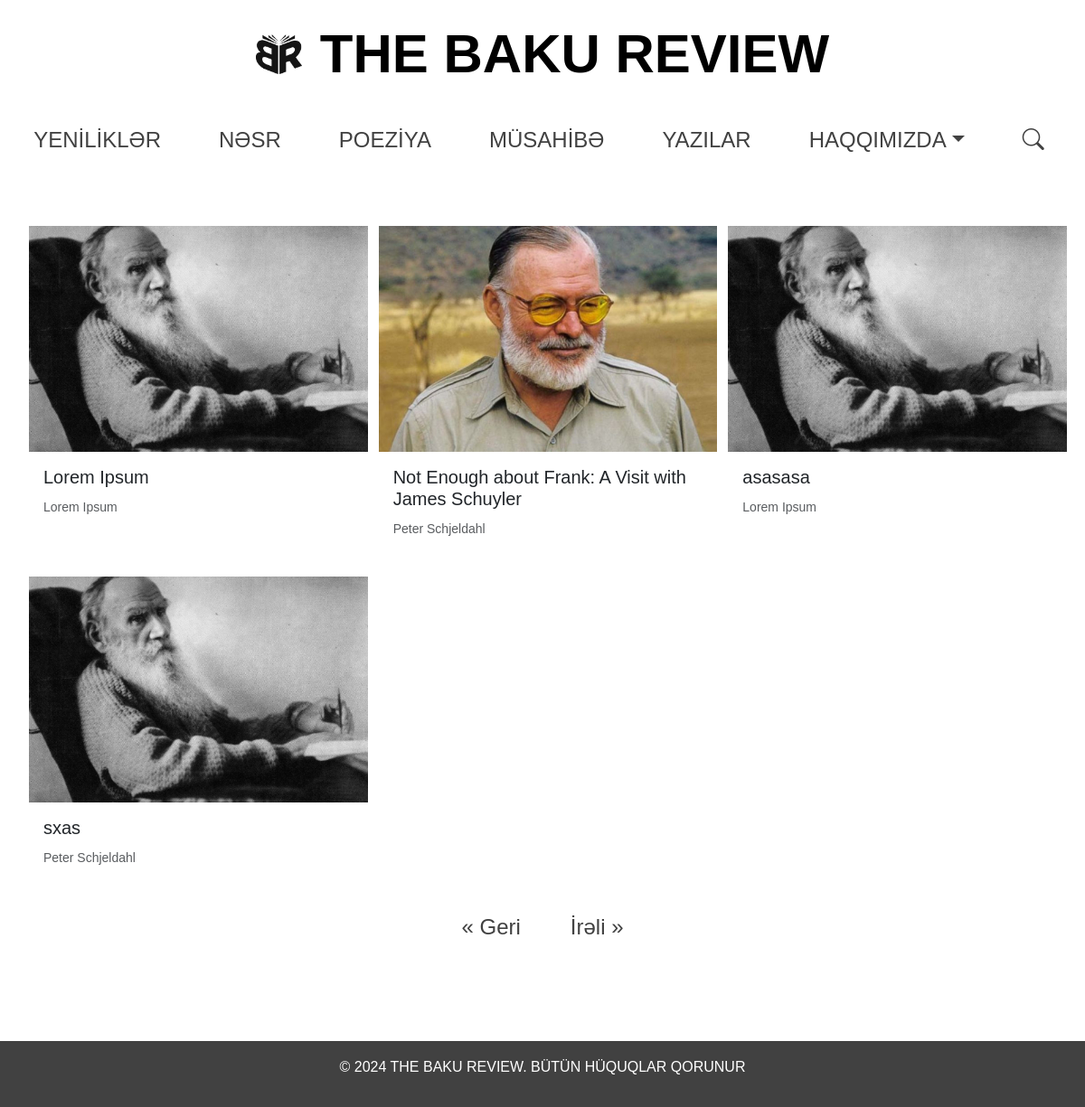
The page /fiction/ on the database as committed earlier.
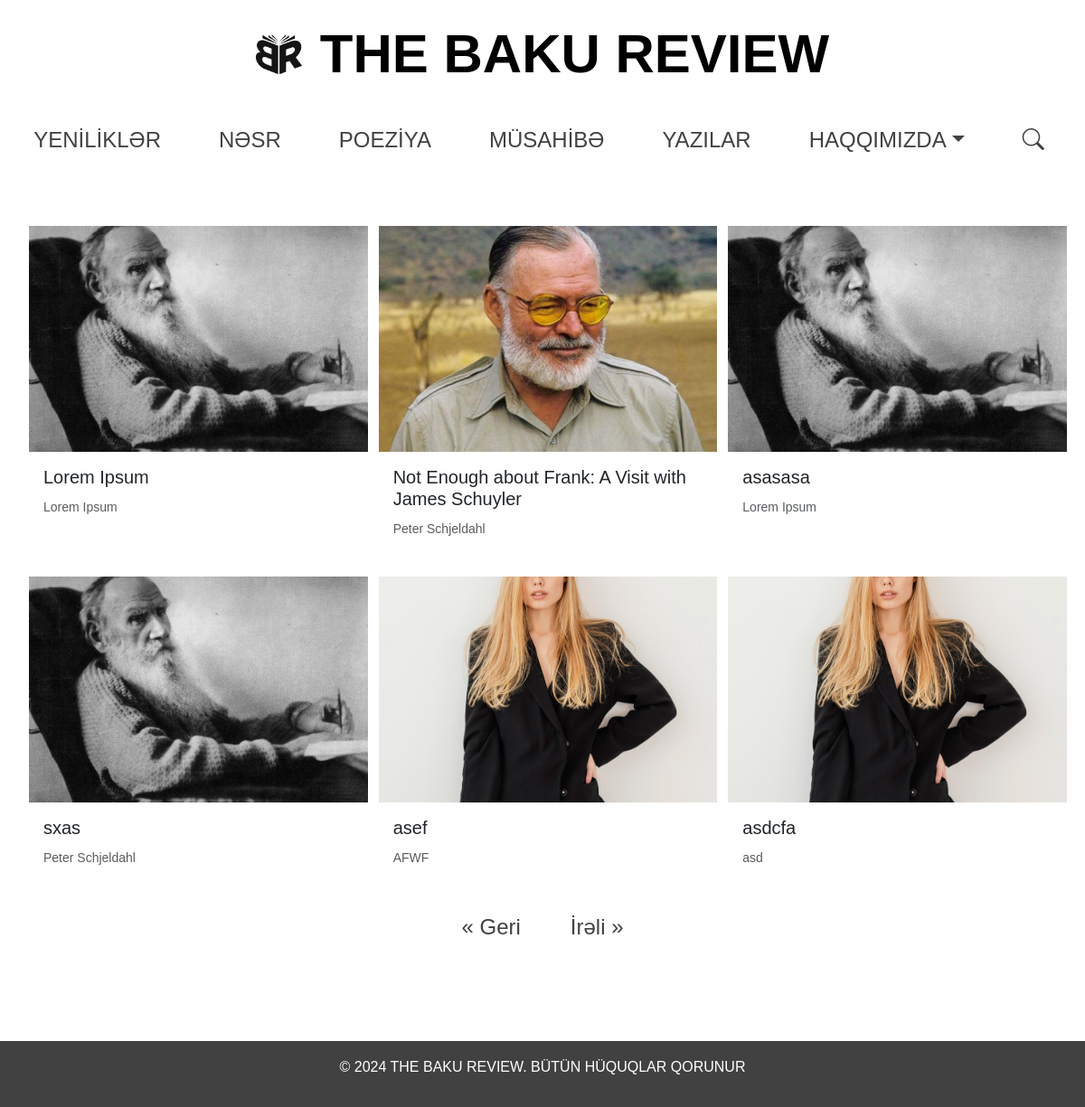
The same page on the database as committed later.
### core/models.py (models this page shows, shortened)
class Prose(models.Model):
    title = models.CharField(max_length=200, db_index=True)
    content = models.TextField(db_index=True)
    image = models.ImageField(upload_to="news_images/")
    author = models.CharField(max_length=100, db_index=True)
    is_active = models.BooleanField(default=True)
    created_at = models.DateTimeField(auto_now_add=True)
    class Meta:
        verbose_name = "Nəsr"
        verbose_name_plural = "Nəsr"
        indexes = [
            models.Index(fields=["title", "author"]),
        ]

### core/views.py (the view)
# urls.py: path("fiction/", views.prose_list, name="prose_list"),
def prose_list(request):
    prose_list = Prose.objects.filter(is_active=True)
    context = {"prose_list": prose_list}
    return render(request, "prose_list.html", context)

### templates/prose_list.html (shortened to what this page needs)
{% extends 'base.html' %}
{% load static %}
{% block content %}
<main class="container mt-4">
    <div class="row">
        {% for prose in prose_list %}
        <div class="col-md-4 mb-4">
            <a href="{% url 'prose_detail' prose.id %}" class="card prose-card" style="height: 100%; text-decoration: none; color: inherit; border: none;">
                <img src="{{ prose.image.url }}" class="card-img-top" alt="Nəsr Fotoğrafı">
                <div class="card-body">
                    <h5 class="card-title">{{ prose.title }}</h5>
                    <p class="card-text"><small class="text-muted">{{ prose.author }}</small></p>
                </div>
            </a>
        </div>
        {% endfor %}
    </div>
    <nav aria-label="Page navigation">
        <ul class="pagination justify-content-center">
            <li class="page-item">
                <a class="page-link" href="#" aria-label="Previous">
                    <span aria-hidden="true">&laquo; Geri</span>
                </a>
            </li>
            <li class="page-item">
                <a class="page-link" href="#" aria-label="Next">
                    <span aria-hidden="true">İrəli &raquo;</span>
                </a>
            </li>
        </ul>
    </nav>
</main>
{% endblock %}

### templates/base.html (shortened to what this page needs)
{% load static %}
<!DOCTYPE html>
<html lang="en">
<head>
    <link href="https://cdn.jsdelivr.net/npm/bootstrap@5.3.0/dist/css/bootstrap.min.css" rel="stylesheet">
    <link rel="stylesheet" href="{% static 'css/styles.css' %}">
    <link rel="stylesheet" href="https://cdn.jsdelivr.net/npm/bootstrap-icons@1.10.5/font/bootstrap-icons.css">
</head>
<body>
    <header class="bg-white text-white text-center py-4" style="margin-bottom: 20px;">
        <h1 class="site-title">
            <a href="/" class="d-flex align-items-center" style="text-decoration: none; color: inherit;">
                <img src="{% static 'images/logo.png' %}" alt="Logo" class="logo" />
                <span>THE BAKU REVIEW</span>
            </a>
        </h1>
        <nav class="d-none d-md-block d-lg-block">
            <ul class="nav justify-content-center">
                <li class="nav-item"><a class="nav-link" href="{% url 'news_list' %}">YENİLİKLƏR</a></li>
                <li class="nav-item"><a class="nav-link" href="{% url 'prose_list' %}">NƏSR</a></li>
                <li class="nav-item"><a class="nav-link" href="{% url 'poetry_list' %}">POEZİYA</a></li>
                <li class="nav-item"><a class="nav-link" href="{% url 'interview_list' %}">MÜSAHİBƏ</a></li>
                <li class="nav-item"><a class="nav-link" href="{% url 'writings_list' %}">YAZILAR</a></li>
                <li class="nav-item dropdown">
                    <a class="nav-link dropdown-toggle" href="#" id="aboutDropdown" role="button" data-bs-toggle="dropdown" aria-expanded="false">HAQQIMIZDA</a>
                </li>
                <li class="nav-item d-flex align-items-center">
                    <a href="#" id="searchToggle" class="nav-link me-2">
                        <i class="bi bi-search"></i>
                    </a>
                </li>
            </ul>
        </nav>
    </header>
    <main class="container mt-5">
        {% block content %}
        {% endblock %}
    </main>
    <footer class="bg-dark text-white text-center py-3">
        <p>© 2024 THE BAKU REVIEW. BÜTÜN HÜQUQLAR QORUNUR</p>
    </footer>
</body>
</html>

### static/css/styles.css (style rules this page uses)
* { margin: 0; padding: 0; box-sizing: border-box; }
.logo { max-height: 3.7vw; margin-right: 20px; }
.prose-card .card-title { color: inherit; transition: color 0.3s; }
body { font-family: Arial, sans-serif; line-height: 1.6; display: flex; flex-direction: column; min-height: 100vh; margin: 0; }
header { background: #333; color: #ffffff; text-align: center; }
header h1 { margin-bottom: 2rem; font-size: 6rem; display: inline-block; width: auto; text-align: center; color: #000; font-weight: 580; white-space: nowrap; }
.container { width: 100%; max-width: none; padding-left: 1rem; padding-right: 1rem; }
nav ul { list-style: none; display: flex; justify-content: center; flex-wrap: wrap; }
nav ul li { margin: 0 1rem; }
nav ul li a { color: #ffffff; text-decoration: none; font-size: 1.5rem !important; }
.nav-link { color: rgb(65, 65, 65) !important; }
.mt-4 { margin-top: 0; }
.mt-5 { margin-top: 0 !important; }
main { flex: 1; margin-bottom: 50px; }
.bg-dark { background-color: rgb(65, 65, 65) !important; }
footer { background: #333; color: #fff; text-align: center; padding: 1rem 0; width: 100%; position: relative; bottom: 0; padding-top: 1rem !important; padding-bottom: 1rem !important; bottom: 0 !important; }
.row { height: 100%; display: flex; align-items: stretch; }
.container .row>* { padding-left: 1; padding-right: 0; }
.site-title { font-size: 5vw; white-space: nowrap; }
.card-img, .card-img-top { border-top-left-radius: 0 !important; border-top-right-radius: 0 !important; width: 100%; height: auto; object-fit: cover; aspect-ratio: 3 / 2; }
.pagination .page-item .page-link { color: rgb(65, 65, 65); ; border-radius: 0; border: none; }
.nav-link { transition: color 0.3s ease; }

### templates/base.html (style rules this page uses)
.nav-link { color: white; transition: color 0.3s; }

Rows that differ between the two databases and show on the page:
added Prose: image (picture), title "asef", author "AFWF"
added Prose: image (picture), title "asdcfa", author "asd"
